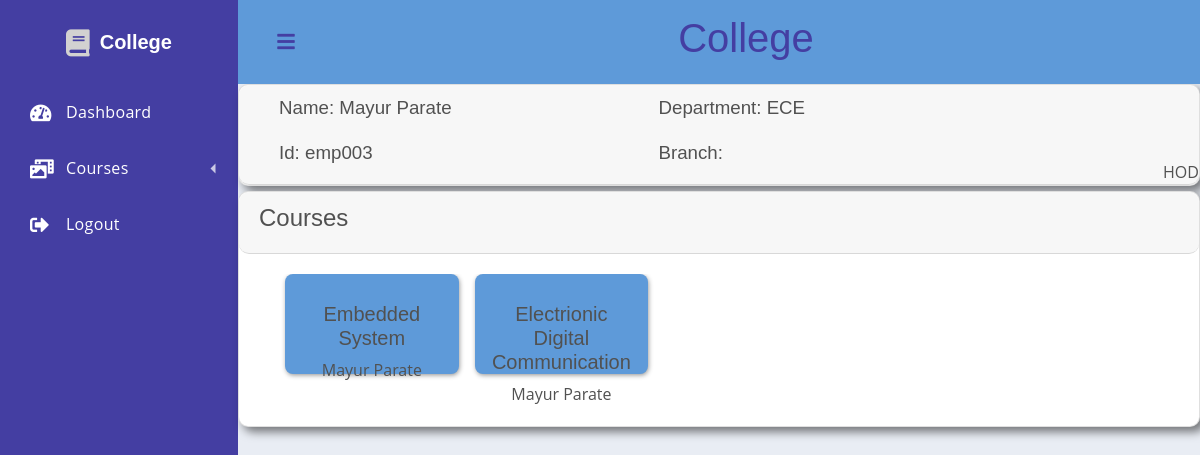
The page /public/dashboard.php (signed in) on the database its author committed.
### tables this page shows
CREATE TABLE `user` (
  `User_id` int(11) NOT NULL,
  `Username` varchar(50) NOT NULL,
  `Password` varchar(20) NOT NULL,
  `First_name` varchar(20) NOT NULL,
  `Last_name` varchar(20) NOT NULL,
  `Off_id` varchar(20) NOT NULL,
  `Dept_name` varchar(20) NOT NULL,
  `Branch_name` varchar(20) DEFAULT NULL,
  `type` varchar(20) NOT NULL,
  `Semester` int(11) DEFAULT NULL
);

CREATE TABLE `course` (
  `Course_id` int(11) NOT NULL,
  `Course_name` varchar(40) NOT NULL,
  `Dept_name` varchar(40) NOT NULL,
  `Fac_id` int(11) NOT NULL,
  `Credits` int(11) NOT NULL,
  `Open` tinyint(1) NOT NULL DEFAULT 1
);

### src/libs/dashboard.php (called while the page is built, shortened)
<?php
function getuser($user_id)
{
    $sql='
    SELECT *
    FROM user
    Where User_id= :user_id;
    ';
    return make_query($sql,[':user_id'=>$user_id],true,true);
}
function getcoursesHOD()
{
    $sql = '
    Select course.Course_id as course_id, course.Course_name as course_name, CONCAT(user.First_name,\' \',user.Last_name) as faculty_name
    From course inner join user on course.Fac_id=user.User_id
    where course.Dept_name= :dept_name;
    ';
    return make_query($sql,[':dept_name'=>$_SESSION['user_data']['Dept_name']],true);
}
$user_id = $_SESSION['user_data']['User_id'];
$user = getuser($user_id);
if($user['type']==='faculty'){
    $user_courses = getcoursesfaculty($user_id);
}
else if($user['type']==='student'){
    $user_courses = getcoursesstudent($user_id);
}
else if($user['type']==='HOD'){
    $user_courses = getcoursesHOD();
}
else if($user['type']==='admin'){
    $user_courses = getcoursesadmin();
}

### src/libs/database.php (called while the page is built, shortened)
<?php
function database(): PDO {
    static $pdo;
    if (!$pdo) {
        $pdo = new PDO(
            sprintf("mysql:host=%s;dbname=%s;charset=UTF8", DB_HOST, DB_NAME),
            DB_USER,
            DB_PASSWORD,
            [PDO::ATTR_ERRMODE => PDO::ERRMODE_EXCEPTION]
        );
    }
    return $pdo;
}
function make_query(string $sql, array $data, bool $need_fetch=false, bool $one_row=false) : array | false {
    $statement = database()->prepare($sql);
    foreach ($data as $key => $value) {
        $statement->bindValue($key, $value);
    }
    $statement->execute();
    if ($need_fetch) {
        $temp = $statement->fetchAll(PDO::FETCH_ASSOC);
        if ($one_row && $temp) {
            return $temp[0];
        } else {
            return $temp;
        }
    } else {
        return false;
    }
}

### public/dashboard.php (the view, shortened to what this page needs)
<?php
require_once __DIR__ . '/../src/libs/dashboard.php';
?>
<div class='dashboard'>
    <?= view('navbar'); ?>
    <div class='dashboard-app'>
        <header class='dashboard-toolbar'><a href="#!" class="menu-toggle"><i class="fas fa-bars"></i></a>
            <h1 style="position: absolute;text-align: center;width: 100%;z-index: -1;color: #443ea2;">College</h1>
        </header>
        <div class='card'>
            <div class='card-header' style="grid-template-columns: none;">
            <?php
            $student_info = '';
            echo<<< END
                <div style="display: flex;align-items: center;">
                    <h3 class='data1'>Name: {$user['First_name']} {$user['Last_name']}<br><br>Id: {$user['Off_id']}</h3>
                </div>
                <div style="display: flex;align-items: center;">
                    <h3 class='data1'>Department: {$user['Dept_name']}<br><br>Branch: {$user['Branch_name']}</h3>
                </div>
                <div style="display: flex;align-items: center;">
                    $student_info
                </div>
                <p style="position: absolute;bottom:0;right:0;margin:0;">{$user['type']}</p>
                END;
            ?>
            </div>
        </div>
        <div class='card'>
            <div class="card-header">
                <h2>Courses</h2>
                <form method="post" action="dashboard.php">
                </form>
            </div>
            <div class="card-body">
                <div class="cardcourses-wrapper">
                    <?php
                        foreach($user_courses as $course) {
                            echo <<<EOS
                            <div class="cardcourses">
                                <h3><a href="course.php?course_id={$course['course_id']}">{$course['course_name']}</a></h3>
                                <p>{$course['faculty_name']}</p>
                            </div>
                        EOS;
                        }
                    ?>
                </div>
            </div>
        </div>
    </div>
</div>

### public/styles/dashboardpage.css (style rules this page uses)
:root { --font-family-sans-serif: "Open Sans", -apple-system, BlinkMacSystemFont, "Segoe UI", Roboto, "Helvetica Neue", Arial, sans-serif, "Apple Color Emoji", "Segoe UI Emoji", "Segoe UI Symbol", "Noto Color Emoji"; }
*, *::before, *::after { -webkit-box-sizing: border-box; box-sizing: border-box; }
html { font-family: sans-serif; line-height: 1.15; -webkit-text-size-adjust: 100%; -webkit-tap-highlight-color: rgba(0, 0, 0, 0); }
body { margin: 0; font-family: "Open Sans", -apple-system, BlinkMacSystemFont, "Segoe UI", Roboto, "Helvetica Neue", Arial, sans-serif, "Apple Color Emoji", "Segoe UI Emoji", "Segoe UI Symbol", "Noto Color Emoji"; font-size: 1rem; font-weight: 400; line-height: 1.5; color: #515151; text-align: left; background-color: #e9edf4; }
h1, h2, h3, h4, h5, h6 { margin-top: 0; margin-bottom: 0.5rem; }
p { margin-top: 0; margin-bottom: 1rem; }
a { color: #3f84fc; text-decoration: none; background-color: transparent; }
h1, h2, h3, h4, h5, h6, .h1, .h2, .h3, .h4, .h5, .h6 { font-family: "Nunito", sans-serif; margin-bottom: 0.5rem; font-weight: 500; line-height: 1.2; }
h1, .h1 { font-size: 2.5rem; font-weight: normal; }
.card { position: relative; display: -webkit-box; display: -webkit-flex; display: -ms-flexbox; display: flex; -webkit-box-orient: vertical; -webkit-box-direction: normal; -webkit-flex-direction: column; -ms-flex-direction: column; flex-direction: column; min-width: 0; word-wrap: break-word; background-color: #fff; background-clip: border-box; border: 1px solid rgba(0, 0, 0, 0.125); border-radius: 10px; box-shadow: 5px 5px 10px rgba(0,0,0,0.5); margin-bottom: 5px; }
.card-body { -webkit-box-flex: 1; -webkit-flex: 1 1 auto; -ms-flex: 1 1 auto; flex: 1 1 auto; padding: 1.25rem; }
.card-header { padding: 0.75rem 1.25rem; margin-bottom: 0; background-color: rgba(0, 0, 0, 0.03); border-bottom: 1px solid rgba(0, 0, 0, 0.125); height: max-content; display: inline-grid; grid-template-columns: min-content auto; grid-auto-flow: column; position: relative; border-radius: 10px; }
.data1 { position: relative; text-align: left; padding-left: 20px; }
.dashboard { display: -webkit-box; display: -webkit-flex; display: -ms-flexbox; display: flex; min-height: 100vh; }
.dashboard-app { display: -webkit-box; display: -webkit-flex; display: -ms-flexbox; display: flex; -webkit-box-orient: vertical; -webkit-box-direction: normal; -webkit-flex-direction: column; -ms-flex-direction: column; flex-direction: column; -webkit-box-flex: 2; -webkit-flex-grow: 2; -ms-flex-positive: 2; flex-grow: 2; margin-top: 84px; }
.menu-toggle { position: relative; width: 42px; height: 42px; display: -webkit-box; display: -webkit-flex; display: -ms-flexbox; display: flex; -webkit-box-align: center; -webkit-align-items: center; -ms-flex-align: center; align-items: center; -webkit-box-pack: center; -webkit-justify-content: center; -ms-flex-pack: center; justify-content: center; color: #443ea2; }
.menu-toggle i { font-size: 20px; }
.dashboard-toolbar { min-height: 84px; background-color: #5e9ad9; display: -webkit-box; display: -webkit-flex; display: -ms-flexbox; display: flex; -webkit-box-align: center; -webkit-align-items: center; -ms-flex-align: center; align-items: center; padding: 8px 27px; position: fixed; top: 0; right: 0; left: 0; z-index: 1000; }
@media (min-width: 992px) { .dashboard-app { margin-left: 0px; } }
@media (min-width: 992px) { .dashboard-toolbar { left: 238px; } }
.cardcourses { background-color: #5e9ad9; border-radius: 0.5rem; box-shadow: 0.05rem 0.1rem 0.3rem -0.03rem rgba(0, 0, 0, 0.45); margin-bottom: 10px; max-height: 100px; max-width: 20%; padding: .75rem; margin-bottom: 2rem; border: 0; flex-basis: 33.333%; flex-grow: 0; flex-shrink: 0; }
.cardcourses > :last-child { margin-bottom: 0; }
* { box-sizing: border-box; }
.cardcourses h3 { margin-top: 1rem; font-size: 1.25rem; text-align: center; }
.cardcourses a { color: inherit; }
.cardcourses p { text-align: center; }
.cardcourses-wrapper { padding: 0; margin: 0; display: flex; flex-direction: row; flex-wrap: nowrap; overflow-x: scroll; grid-gap: 1rem; margin-left: 10px; margin-right: 10px; padding-left: 1rem; padding-right: 1rem; }

### rows shown on the page
user: First_name "Mayur", Last_name "Parate", Off "emp003", Dept_name "ECE", type "HOD"
course: Course_name "Embedded System", faculty_name "Mayur Parate"
course: Course_name "Electrionic Digital Communication", faculty_name "Mayur Parate"
